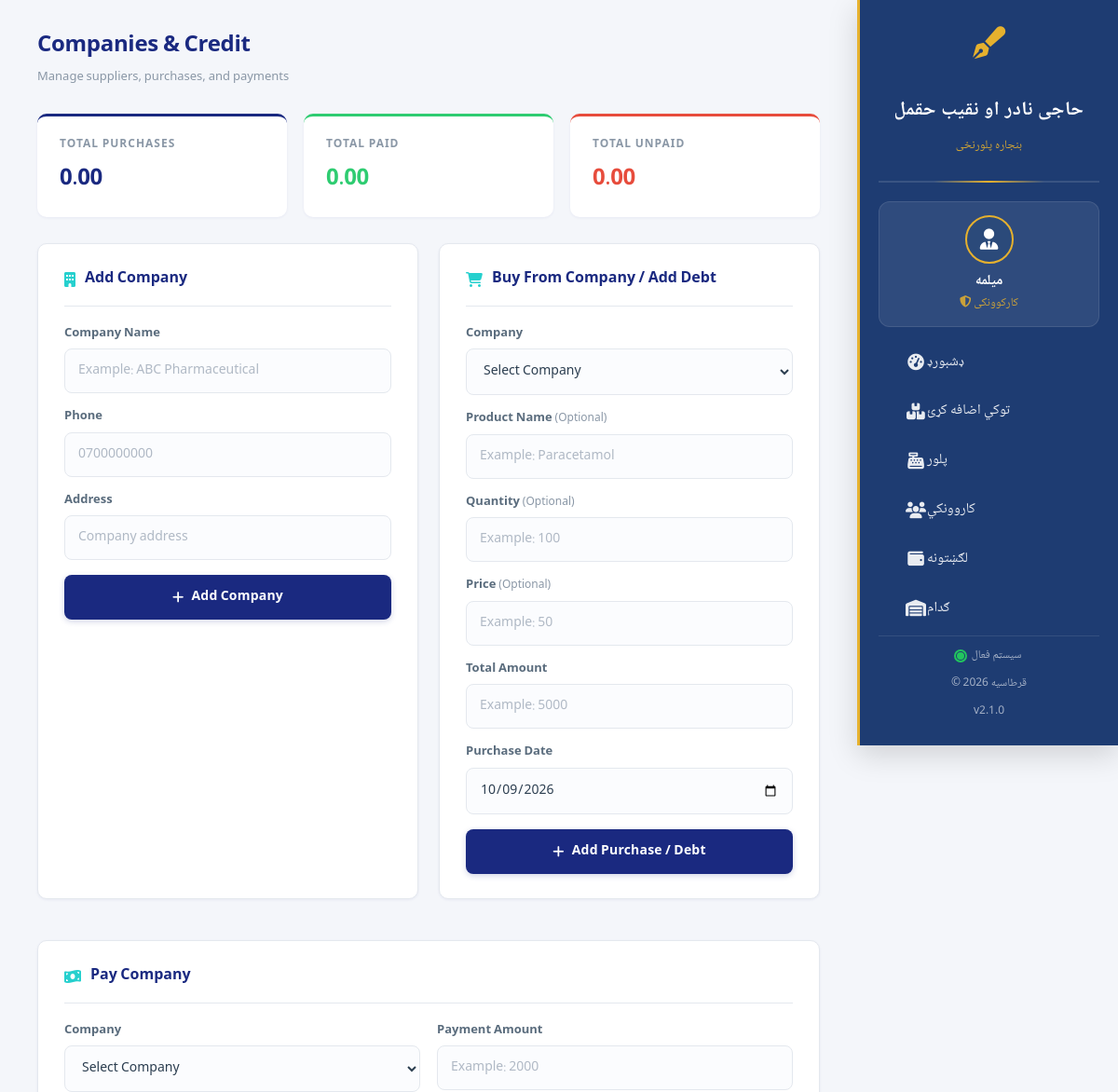
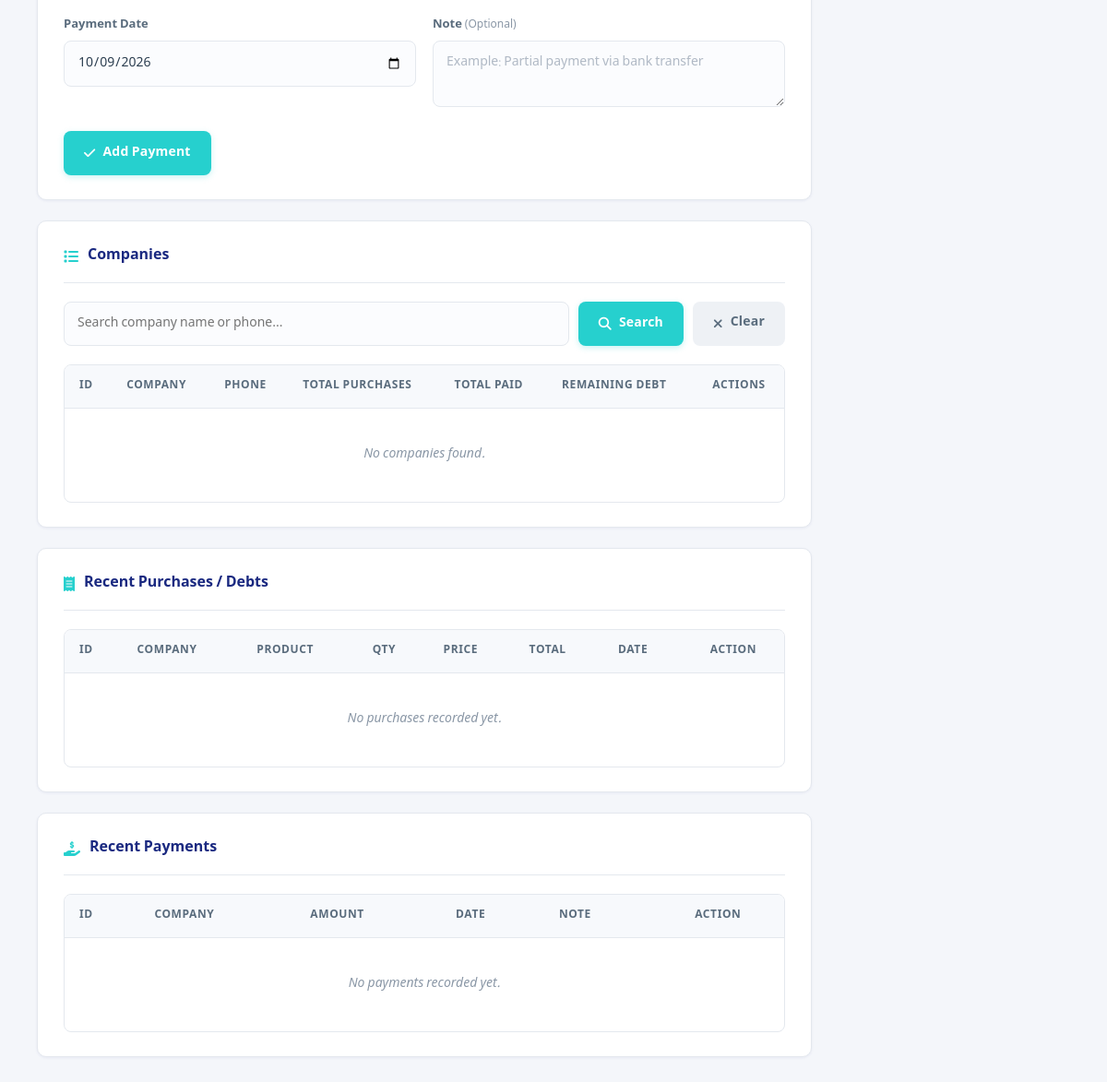
Page /companies.php on the earlier database version (2 pictures, top to bottom).
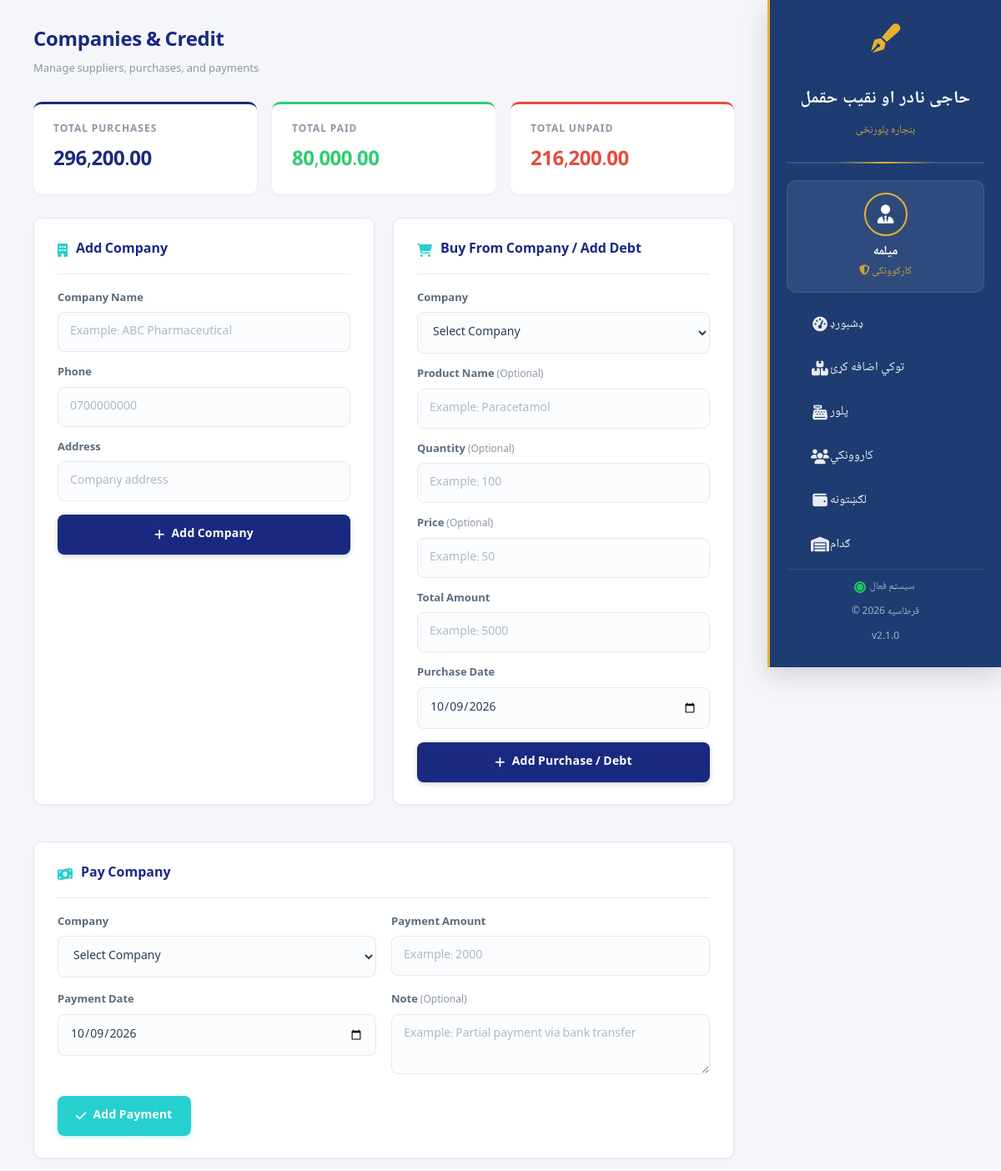
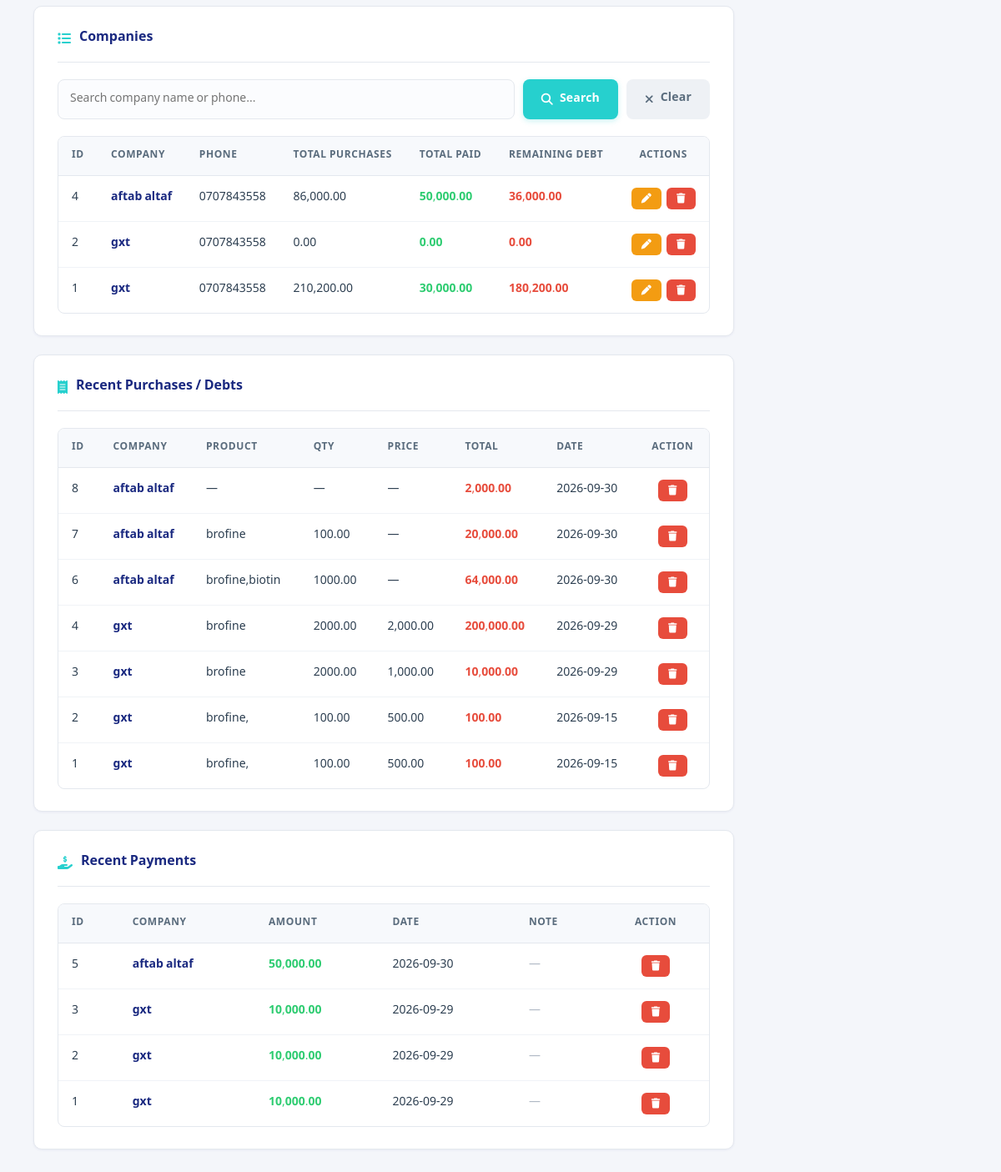
Same page on the later database version (2 pictures, top to bottom).
### tables this page shows
CREATE TABLE `companies` (
  `id` int(11) NOT NULL AUTO_INCREMENT,
  `company_name` varchar(255) NOT NULL,
  `phone` varchar(50) DEFAULT NULL,
  `address` varchar(255) DEFAULT NULL,
  `created_at` timestamp NOT NULL DEFAULT current_timestamp(),
  PRIMARY KEY (`id`)
);

CREATE TABLE `company_purchases` (
  `id` int(11) NOT NULL AUTO_INCREMENT,
  `company_id` int(11) NOT NULL,
  `product_name` varchar(255) DEFAULT NULL,
  `quantity` decimal(10,2) DEFAULT NULL,
  `price` decimal(10,2) DEFAULT NULL,
  `total_amount` decimal(10,2) NOT NULL,
  `purchase_date` date NOT NULL,
  `note` varchar(255) DEFAULT NULL,
  PRIMARY KEY (`id`),
  KEY `company_id` (`company_id`),
  CONSTRAINT `company_purchases_ibfk_1` FOREIGN KEY (`company_id`) REFERENCES `companies` (`id`) ON DELETE CASCADE
);

CREATE TABLE `company_payments` (
  `id` int(11) NOT NULL AUTO_INCREMENT,
  `company_id` int(11) NOT NULL,
  `amount` decimal(10,2) NOT NULL,
  `payment_date` date NOT NULL,
  `note` varchar(255) DEFAULT NULL,
  PRIMARY KEY (`id`),
  KEY `company_id` (`company_id`),
  CONSTRAINT `company_payments_ibfk_1` FOREIGN KEY (`company_id`) REFERENCES `companies` (`id`) ON DELETE CASCADE
);

### companies.php (the view, shortened to what the rows shown need)
<?php
include "db.php";
$search = $_GET['search'] ?? '';
if ($search != '') {
    $search_safe = mysqli_real_escape_string($conn, $search);
    $company_sql = "
        SELECT * FROM companies
        WHERE company_name LIKE '%$search_safe%'
        OR phone LIKE '%$search_safe%'
        ORDER BY id DESC
    ";
} else {
    $company_sql = "SELECT * FROM companies ORDER BY id DESC";
}
$companies = mysqli_query($conn, $company_sql);
$edit_company = null;
$recent_purchases = mysqli_query($conn, "
    SELECT cp.*, c.company_name
    FROM company_purchases cp
    LEFT JOIN companies c ON c.id = cp.company_id
    ORDER BY cp.id DESC
    LIMIT 20
");
$recent_payments = mysqli_query($conn, "
    SELECT cp.*, c.company_name
    FROM company_payments cp
    LEFT JOIN companies c ON c.id = cp.company_id
    ORDER BY cp.id DESC
    LIMIT 20
");
?>
<!DOCTYPE html>
<html lang="en">
<head>
    <link rel="stylesheet" href="https://cdnjs.cloudflare.com/ajax/libs/font-awesome/6.4.0/css/all.min.css">
</head>
<body>
<?php include "sidebar.php"; ?>
<h1 class="page-title">Companies & Credit</h1>
<div class="grid-2">
    <div class="card">
        <div class="card-header">
            <h2><?php echo $edit_company ? 'Edit Company' : 'Add Company'; ?></h2>
        </div>
    </div>
    <div class="card">
        <div class="card-header">
            <h2>Buy From Company / Add Debt</h2>
        </div>
    </div>
</div>
<div class="card">
    <div class="card-header">
        <h2>Pay Company</h2>
    </div>
</div>
<div class="card">
    <div class="card-header">
        <h2>Companies</h2>
    </div>
    <div class="table-wrap">
        <table>
            <thead>
                <tr>
                    <th>ID</th>
                    <th>Company</th>
                    <th>Phone</th>
                    <th>Total Purchases</th>
                    <th>Total Paid</th>
                    <th>Remaining Debt</th>
                    <th style="text-align:center;">Actions</th>
                </tr>
            </thead>
            <tbody>
                <?php if (mysqli_num_rows($companies) > 0): ?>
                    <?php while ($company = mysqli_fetch_assoc($companies)): ?>
                        <?php
                        $company_id = $company['id'];
                        $purchase_sql = "SELECT COALESCE(SUM(total_amount), 0) AS total
                                         FROM company_purchases WHERE company_id = $company_id";
                        $purchase_result = mysqli_query($conn, $purchase_sql);
                        $purchase_data = mysqli_fetch_assoc($purchase_result);
                        $total_purchases = $purchase_data['total'];
                        $payment_sql = "SELECT COALESCE(SUM(amount), 0) AS total
                                        FROM company_payments WHERE company_id = $company_id";
                        $payment_result = mysqli_query($conn, $payment_sql);
                        $payment_data = mysqli_fetch_assoc($payment_result);
                        $total_paid = $payment_data['total'];
                        $remaining = $total_purchases - $total_paid;
                        ?>
                        <tr>
                            <td><?php echo $company['id']; ?></td>
                            <td class="company-name"><?php echo htmlspecialchars($company['company_name']); ?></td>
                            <td><?php echo htmlspecialchars($company['phone']); ?></td>
                            <td><?php echo number_format($total_purchases, 2); ?></td>
                            <td class="paid"><?php echo number_format($total_paid, 2); ?></td>
                            <td class="debt"><?php echo number_format($remaining, 2); ?></td>
                            <td>
                                <div class="actions" style="justify-content:center;">
                                    <a href="companies.php?edit_company=<?php echo $company['id']; ?>"
                                       class="btn btn-warning btn-sm" title="Edit">
                                        <i class="fas fa-pen"></i>
                                    </a>
                                    <a href="companies.php?delete_company=<?php echo $company['id']; ?>"
                                       class="btn btn-danger btn-sm"
                                       title="Delete"
                                       onclick="return confirm('Delete this company and all its purchases/payments?');">
                                        <i class="fas fa-trash"></i>
                                    </a>
                                </div>
                            </td>
                        </tr>
                    <?php endwhile; ?>
                <?php else: ?>
                    <tr>
                        <td colspan="7" class="empty">No companies found.</td>
                    </tr>
                <?php endif; ?>
            </tbody>
        </table>
    </div>
</div>
<div class="card">
    <div class="card-header">
        <h2>Recent Purchases / Debts</h2>
    </div>
    <div class="table-wrap">
        <table>
            <thead>
                <tr>
                    <th>ID</th>
                    <th>Company</th>
                    <th>Product</th>
                    <th>Qty</th>
                    <th>Price</th>
                    <th>Total</th>
                    <th>Date</th>
                    <th style="text-align:center;">Action</th>
                </tr>
            </thead>
            <tbody>
                <?php if (mysqli_num_rows($recent_purchases) > 0): ?>
                    <?php while ($p = mysqli_fetch_assoc($recent_purchases)): ?>
                        <tr>
                            <td><?php echo $p['id']; ?></td>
                            <td class="company-name"><?php echo htmlspecialchars($p['company_name'] ?? '—'); ?></td>
                            <td><?php echo htmlspecialchars($p['product_name'] ?? '—'); ?></td>
                            <td><?php echo $p['quantity'] ?? '—'; ?></td>
                            <td><?php echo $p['price'] !== null ? number_format($p['price'], 2) : '—'; ?></td>
                            <td class="debt"><?php echo number_format($p['total_amount'], 2); ?></td>
                            <td><?php echo htmlspecialchars($p['purchase_date']); ?></td>
                            <td style="text-align:center;">
                                <a href="companies.php?delete_purchase=<?php echo $p['id']; ?>"
                                   class="btn btn-danger btn-sm"
                                   onclick="return confirm('Delete this purchase record?');">
                                    <i class="fas fa-trash"></i>
                                </a>
                            </td>
                        </tr>
                    <?php endwhile; ?>
                <?php else: ?>
                    <tr><td colspan="8" class="empty">No purchases recorded yet.</td></tr>
                <?php endif; ?>
            </tbody>
        </table>
    </div>
</div>
<div class="card">
    <div class="card-header">
        <h2>Recent Payments</h2>
    </div>
    <div class="table-wrap">
        <table>
            <thead>
                <tr>
                    <th>ID</th>
                    <th>Company</th>
                    <th>Amount</th>
                    <th>Date</th>
                    <th>Note</th>
                    <th style="text-align:center;">Action</th>
                </tr>
            </thead>
            <tbody>
                <?php if (mysqli_num_rows($recent_payments) > 0): ?>
                    <?php while ($p = mysqli_fetch_assoc($recent_payments)): ?>
                        <tr>
                            <td><?php echo $p['id']; ?></td>
                            <td class="company-name"><?php echo htmlspecialchars($p['company_name'] ?? '—'); ?></td>
                            <td class="paid"><?php echo number_format($p['amount'], 2); ?></td>
                            <td><?php echo htmlspecialchars($p['payment_date']); ?></td>
                            <td>
                                <?php if (!empty($p['note'])): ?>
                                    <span class="note-cell" title="<?php echo htmlspecialchars($p['note']); ?>">
                                        <?php echo htmlspecialchars($p['note']); ?>
                                    </span>
                                <?php else: ?>
                                    <span class="note-cell muted">—</span>
                                <?php endif; ?>
                            </td>
                            <td style="text-align:center;">
                                <a href="companies.php?delete_payment=<?php echo $p['id']; ?>"
                                   class="btn btn-danger btn-sm"
                                   onclick="return confirm('Delete this payment record?');">
                                    <i class="fas fa-trash"></i>
                                </a>
                            </td>
                        </tr>
                    <?php endwhile; ?>
                <?php else: ?>
                    <tr><td colspan="6" class="empty">No payments recorded yet.</td></tr>
                <?php endif; ?>
            </tbody>
        </table>
    </div>
</div>
</body>
</html>

Differences in the rows shown:
added companies: id "4", company_name "aftab altaf", phone "0707843558", total_purchases "86,000.00", total_paid "50,000.00", remaining "36,000.00"
added companies: id "2", company_name "gxt", phone "0707843558", total_purchases "0.00", total_paid "0.00", remaining "0.00"
added companies: id "1", company_name "gxt", phone "0707843558", total_purchases "210,200.00", total_paid "30,000.00", remaining "180,200.00"
added company_purchases: id "8", company.company_name "aftab altaf", product_name "—", quantity "—", total_amount "2,000.00", purchase_date "2026-09-30"
added company_purchases: id "7", company.company_name "aftab altaf", product_name "brofine", quantity "100.00", total_amount "20,000.00", purchase_date "2026-09-30"
added company_purchases: id "6", company.company_name "aftab altaf", product_name "brofine,biotin", quantity "1000.00", total_amount "64,000.00", purchase_date "2026-09-30"
added company_purchases: id "4", company.company_name "gxt", product_name "brofine", quantity "2000.00", price "2,000.00", total_amount "200,000.00", purchase_date "2026-09-29"
added company_purchases: id "3", company.company_name "gxt", product_name "brofine", quantity "2000.00", price "1,000.00", total_amount "10,000.00", purchase_date "2026-09-29"
added company_purchases: id "2", company.company_name "gxt", product_name "brofine,", quantity "100.00", price "500.00", total_amount "100.00", purchase_date "2026-09-15"
added company_purchases: id "1", company.company_name "gxt", product_name "brofine,", quantity "100.00", price "500.00", total_amount "100.00", purchase_date "2026-09-15"
added company_payments: id "5", company.company_name "aftab altaf", amount "50,000.00", payment_date "2026-09-30"
added company_payments: id "3", company.company_name "gxt", amount "10,000.00", payment_date "2026-09-29"
added company_payments: id "2", company.company_name "gxt", amount "10,000.00", payment_date "2026-09-29"
added company_payments: id "1", company.company_name "gxt", amount "10,000.00", payment_date "2026-09-29"
Other differences:
$total_all_purchases: "0.00" → "296,200.00"
$total_all_paid: "0.00" → "80,000.00"
$total_unpaid: "0.00" → "216,200.00"
text no longer shown: "No companies found. No purchases recorded yet. No payments recorded yet."
